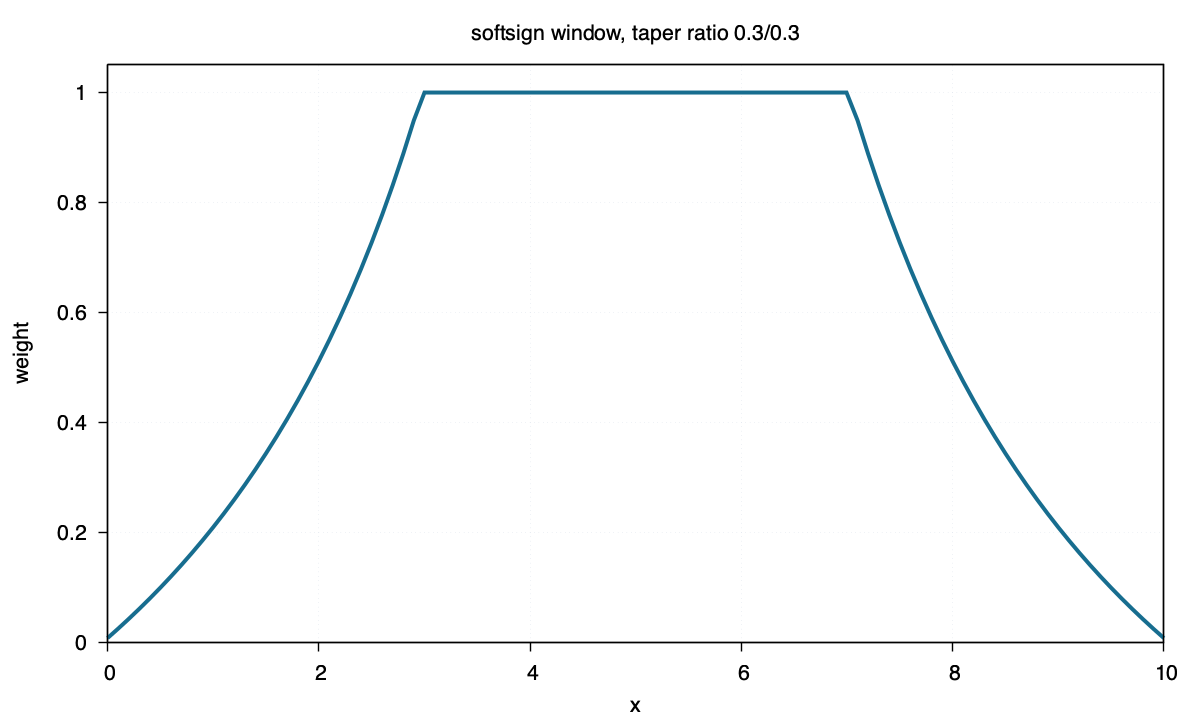

Recreate this plot in gnuplot.
set terminal pngcairo size 1200,720 enhanced font "Helvetica,16"
set output "softsign.png"
set title "softsign window, taper ratio 0.3/0.3"
set xlabel "x"
set ylabel "weight"
set xrange [0:10]
set yrange [0:1.05]
set border lw 1.4
set tics out nomirror
set grid lw 1 lc rgb "#d8dee9"
set key off
plot "softsign.txt" using 1:2 with lines lw 4 lc rgb "#176d8f"
